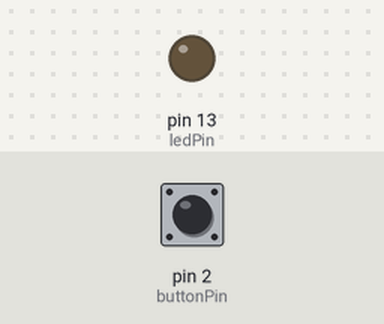
Recording of a sketch running on a simulated Arduino Uno, built with avr-gcc and run on an emulated ATmega328P. On the bench: output pins drawn as LEDs (lit = HIGH). The inputs (shaded band) are chosen by the test bench; at power-on: pin 2 (buttonPin) HIGH.

Above: at 1.2 s.
1.3 s: pin 2 (buttonPin) pulled LOW for 0.15 s
At 1.37 s:
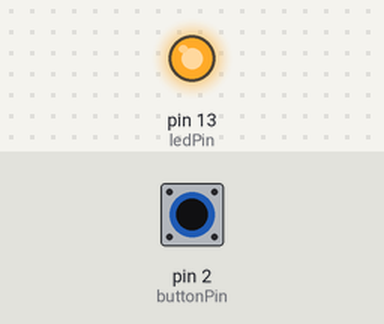
2.9 s: pin 2 (buttonPin) pulled LOW for 3.2 s
At 6.4 s:
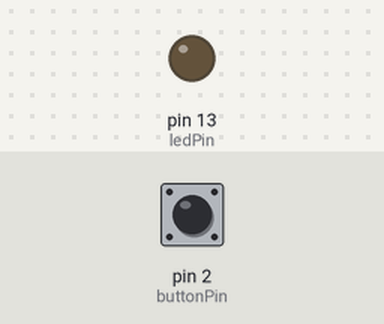
Timing chart, 0 to 7.9 s (numbered marks = the images above; inputs shaded):
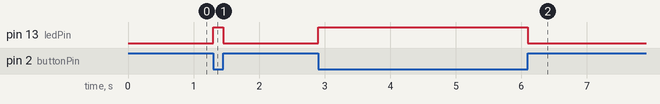

The sketch:

button.ino
```cpp
// বোতাম চাপলে LED জ্বলবে (Button)
// বোতামের এক পা ২ নম্বর পিনে, অন্য পা GND-তে লাগাও।

const int buttonPin = 2;
const int ledPin = 13;

void setup() {
  pinMode(buttonPin, INPUT_PULLUP);  // না চাপলে পিন HIGH থাকে
  pinMode(ledPin, OUTPUT);
}

void loop() {
  if (digitalRead(buttonPin) == LOW) {   // চাপলে পিন LOW হয়
    digitalWrite(ledPin, HIGH);
  } else {
    digitalWrite(ledPin, LOW);
  }
}
```

Measured:
- after the input at 1.3 s, pin 13 (ledPin): LOW → HIGH at once, → LOW 0.15 s later
- after the input at 2.9 s, pin 13 (ledPin): LOW → HIGH at once, → LOW 3.2 s later
